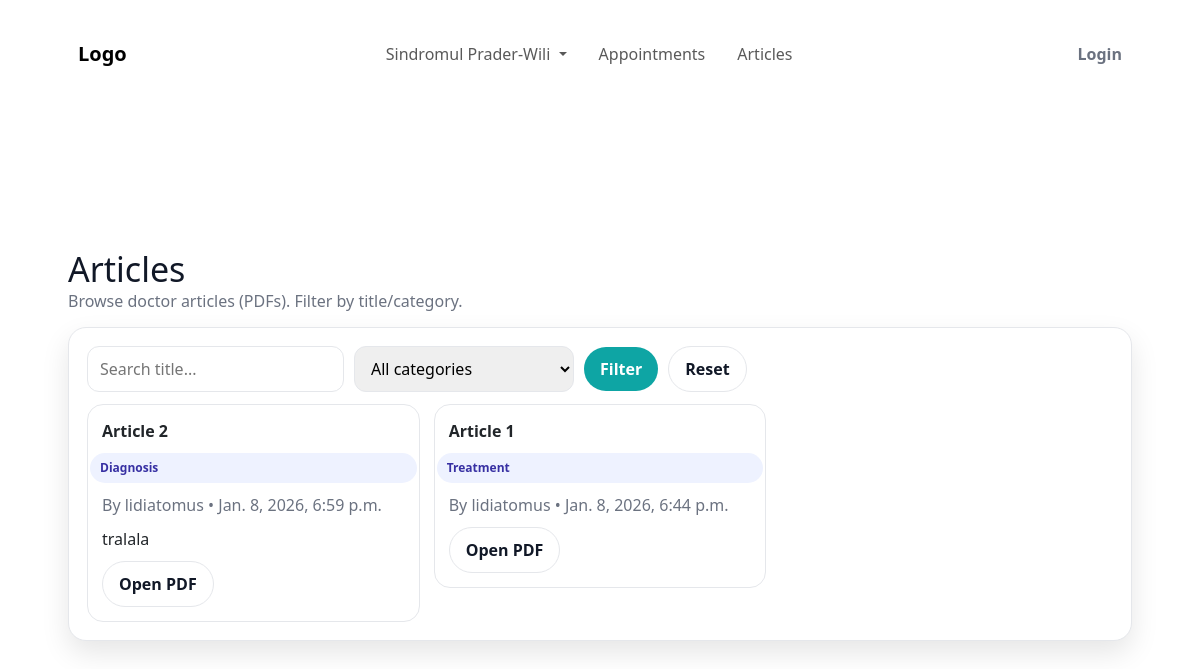
The app's page /articles/ with its own data.
### articles/models.py (models this page shows, shortened)
class Article(models.Model):
    CATEGORY_CHOICES = [
        ("treatment", "Treatment"),
        ("diagnosis", "Diagnosis"),
        ("nutrition", "Nutrition"),
        ("rehab", "Rehab"),
        ("other", "Other"),
    ]
    title = models.CharField(max_length=200)
    category = models.CharField(max_length=30, choices=CATEGORY_CHOICES, default="other")
    summary = models.TextField(blank=True)
    pdf = models.FileField(upload_to="articles_pdfs/", blank=True, null=True)
    author = models.ForeignKey(settings.AUTH_USER_MODEL, on_delete=models.CASCADE, related_name="articles")
    created_at = models.DateTimeField(auto_now_add=True)
    updated_at = models.DateTimeField(auto_now=True)
    class Meta:
        ordering = ["-created_at"]

### articles/views.py (the view)
# urls.py: path("", views.article_list, name="list"),            # public
def article_list(request):
    qs = Article.objects.select_related("author").all()
    q = (request.GET.get("q") or "").strip()
    cat = (request.GET.get("cat") or "").strip()
    if q:
        qs = qs.filter(title__icontains=q)
    if cat:
        qs = qs.filter(category=cat)
    categories = Article.CATEGORY_CHOICES
    return render(request, "articles/article_list.html", {
        "articles": qs,
        "q": q,
        "cat": cat,
        "categories": categories,
    })

### articles/templates/articles/article_list.html (shortened to what this page needs)
{% load static %}
<!doctype html>
<html lang="en">
<head>
  <link rel="stylesheet" href="{% static 'css/style.css' %}">
  <link rel="stylesheet" href="https://cdn.jsdelivr.net/npm/bootstrap@5.3.3/dist/css/bootstrap.min.css">
</head>
      {% include "index/navbar.html" %}
<body>
  <main class="container">
    <div class="top">
      <div>
        <h1>Articles</h1>
        <div class="muted">Browse doctor articles (PDFs). Filter by title/category.</div>
      </div>
    </div>
    <div class="card">
      <form class="filters" method="get">
        <input type="text" name="q" placeholder="Search title..." value="{{ q }}">
        <select name="cat">
          <option value="">All categories</option>
        </select>
        <button class="btn" type="submit">Filter</button>
        <a class="btn btn-ghost" href="{% url 'articles:list' %}">Reset</a>
      </form>
      <div class="grid">
        {% for a in articles %}
          <div class="item">
            <div class="article">
              <div class="row">
                <strong>{{ a.title }}</strong>
                <span class="pill">{{ a.get_category_display }}</span>
              </div>
              <div class="muted">By {{ a.author.username }} • {{ a.created_at }}</div>
              {% if a.summary %}
                <div>{{ a.summary|linebreaksbr }}</div>
              {% endif %}
              <div class="actions">
                {% if a.pdf %}
                  <a class="btn btn-ghost" href="{{ a.pdf.url }}" target="_blank">Open PDF</a>
                {% else %}
                  <span class="muted">No PDF uploaded</span>
                {% endif %}
              </div>
            </div>
          </div>
        {% empty %}
          <p class="muted">No articles yet.</p>
        {% endfor %}
      </div>
    </div>
  </main>
</body>
</html>

### login/static/login/css/style.css (style rules this page uses)
html, body { width: 100%; height: 100%; --size: 80px; --color: #fefae0; --l: var(--color) 20%, #0000 0; --bg: 35%, #606c38 0 45%, var(--color) 0; background: linear-gradient(45deg, var(--l) 45%, var(--color) 0 70%, #0000 0), linear-gradient(-45deg, var(--l) var(--bg) 70%, #0000 0), linear-gradient(45deg, var(--color) var(--bg)); background-size: var(--size) var(--size); }
body { display: flex; justify-content: center; align-items: center; padding: 0; }

### articles/templates/articles/article_list.html (style rules this page uses)
:root { --bg:#f6f7fb; --card:#fff; --text:#111827; --muted:#6b7280; --primary:#0ea5a4; --primary-dark:#0b7f7e; --border:#e5e7eb; --shadow:0 12px 28px rgba(0,0,0,.10); --radius:18px; }
body { margin:0;font-family:system-ui,-apple-system,Segoe UI,Roboto,Arial;background:var(--bg);color:var(--text);padding-top: 90px; }
.container { max-width:1100px;margin:26px auto;padding:0 18px; }
.card { background:var(--card);border:1px solid var(--border);border-radius:var(--radius);box-shadow:var(--shadow);padding:18px; }
.top { display:flex;align-items:flex-end;justify-content:space-between;gap:12px;flex-wrap:wrap;margin-bottom:14px; }
h1 { margin:0;font-size:34px; }
.muted { color:var(--muted); }
.btn { background:var(--primary);color:#fff;border:none;padding:10px 16px;border-radius:999px;font-weight:800;cursor:pointer;text-decoration:none;display:inline-block; }
.btn-ghost { background:transparent;color:var(--text);border:1px solid var(--border); }
.grid { display:grid;grid-template-columns:repeat(12,1fr);gap:14px;margin-top:12px; }
.item { grid-column:span 12; }
@media (min-width:780px) { .item { grid-column:span 6; } }
@media (min-width:1050px) { .item { grid-column:span 4; } }
.article { border:1px solid var(--border);border-radius:16px;padding:14px;background:#fff;display:flex;flex-direction:column;gap:10px; }
.row { display:flex;gap:10px;align-items:center;justify-content:space-between;flex-wrap:wrap; }
.pill { display:inline-block;padding:6px 10px;border-radius:999px;font-weight:800;font-size:12px;background:#eef2ff;color:#3730a3; }
input,select { padding:10px 12px;border-radius:12px;border:1px solid var(--border);min-width:220px; }
form.filters { display:flex;gap:10px;flex-wrap:wrap;align-items:center; }
.actions { display:flex;gap:8px;flex-wrap:wrap; }

### records on screen
Article: title "Article 2", category "Diagnosis", author.username "lidiatomus", created_at "Jan. 8, 2026, 6:59 p.m.", summary "tralala"
Article: title "Article 1", category "Treatment", author.username "lidiatomus", created_at "Jan. 8, 2026, 6:44 p.m."
